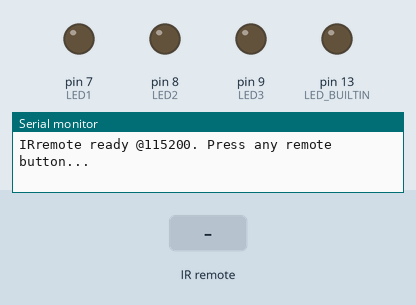
Bench run of a sketch on a simulated Arduino Uno, built with avr-gcc and run on an emulated ATmega328P. Parts: output pins drawn as LEDs (lit = HIGH), the last lines printed to the serial monitor. The inputs (shaded band) are chosen by the test bench.

Above: at 1.2 s.
1.3 s: infrared code 0xFF9867 received
At 2.2 s:
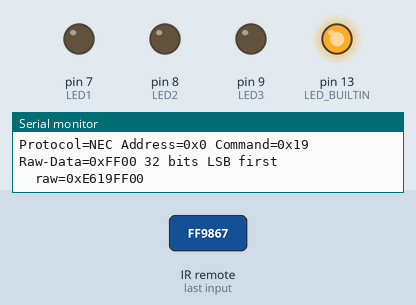
2.8 s: infrared code 0xFFA25D received
At 3.4 s:
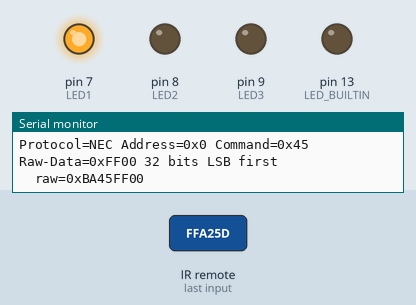
4.3 s: infrared code 0xFFE21D received
At 5.5 s:
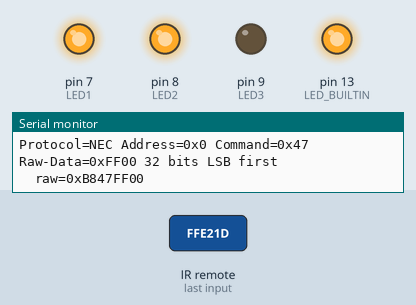
5.8 s: infrared code 0xFF02FD received
At 6.8 s:
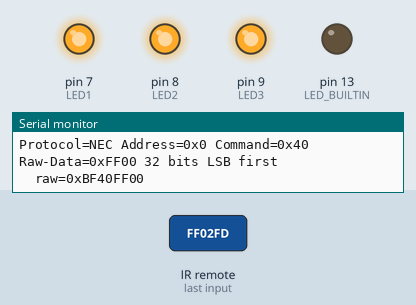
7.3 s: infrared code 0xFF22DD received
At 8.0 s:
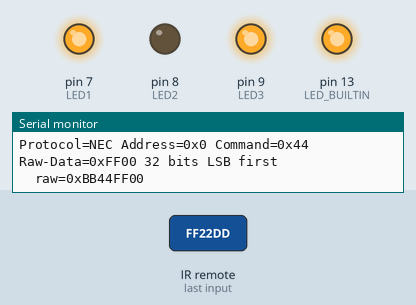
8.8 s: infrared code 0xFF629D received
At 9.1 s:
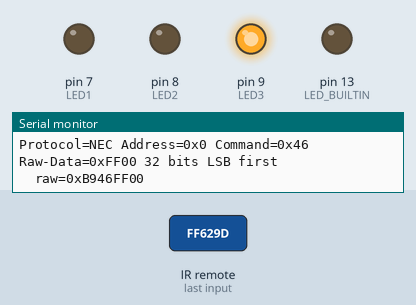
Timing chart, 0 to 11.3 s (numbered marks = the images above; inputs shaded):
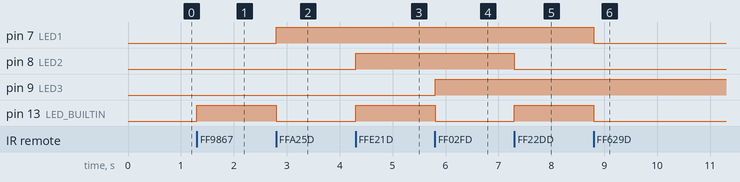

The sketch:

Remote.ino
```cpp
// === IRremote (v3/v4) + 115200, UNO/Nano 예제 ===
// 배선: IR 수신기 OUT -> A0, VCC -> 5V, GND -> GND
// LED: D7, D8, D9

#include <IRremote.hpp>

// -------------------- 핀 설정 --------------------
const int RECV_PIN = A0;   // 필요시 D2/D3로 바꿔 테스트
const int LED1     = 7;
const int LED2     = 8;
const int LED3     = 9;

// -------------------- 리모컨 코드 상수 --------------------
// 1) 먼저 스케치를 올리고 시리얼(115200)에서 수신 값을 확인하세요.
// 2) 아래 상수들을 당신 리모컨 값으로 교체하세요.

// (권장) NEC 프로토콜일 때 command 값(1바이트)으로 분기
const uint8_t CMD_LED1_ON  = 0x45;  // ⬅️ 시리얼에서 본 command로 교체
const uint8_t CMD_LED1_OFF = 0x46;  // ⬅️ 교체
const uint8_t CMD_LED2_ON  = 0x47;  // ⬅️ 교체
const uint8_t CMD_LED2_OFF = 0x44;  // ⬅️ 교체
const uint8_t CMD_LED3_ON  = 0x40;  // ⬅️ 교체
const uint8_t CMD_LED3_OFF = 0x43;  // ⬅️ 교체

// (옵션) 프로토콜 혼재시 raw 데이터(32비트)로 분기하고 싶을 때
const uint32_t RAW_LED1_ON  = 0xFF9867; // ⬅️ 필요 시 교체
const uint32_t RAW_LED1_OFF = 0xFFA25D; // ⬅️ 필요 시 교체
const uint32_t RAW_LED2_ON  = 0xFF629D; // ⬅️ 필요 시 교체
const uint32_t RAW_LED2_OFF = 0xFFE21D; // ⬅️ 필요 시 교체
const uint32_t RAW_LED3_ON  = 0xFF22DD; // ⬅️ 필요 시 교체
const uint32_t RAW_LED3_OFF = 0xFF02FD; // ⬅️ 필요 시 교체

void setup() {
  Serial.begin(115200);
  IrReceiver.begin(RECV_PIN, ENABLE_LED_FEEDBACK); // 탭(세션)에서만 LED 피드백
  pinMode(LED1, OUTPUT);
  pinMode(LED2, OUTPUT);
  pinMode(LED3, OUTPUT);
  pinMode(LED_BUILTIN, OUTPUT);

  digitalWrite(LED1, LOW);
  digitalWrite(LED2, LOW);
  digitalWrite(LED3, LOW);

  Serial.println(F("IRremote ready @115200. Press any remote button..."));
}

void loop() {
  if (!IrReceiver.decode()) return;

  // --- 디버그 출력: 프로토콜/주소/커맨드/리핏 + raw 값 ---
  IrReceiver.printIRResultShort(&Serial);
  Serial.print(F("  raw=0x"));
  Serial.println(IrReceiver.decodedIRData.decodedRawData, HEX);

  auto &d = IrReceiver.decodedIRData;

  // 리핏 프레임(버튼 길게 누름 시) 무시하고 싶다면:
  if (d.flags & IRDATA_FLAGS_IS_REPEAT) {
    IrReceiver.resume();
    return;
  }

  // === (1) NEC 프로토콜 + command로 분기 (권장) ===
  if (d.protocol == NEC) {
    switch (d.command) {
      case CMD_LED1_ON:  digitalWrite(LED1, HIGH); break;
      case CMD_LED1_OFF: digitalWrite(LED1, LOW);  break;
      case CMD_LED2_ON:  digitalWrite(LED2, HIGH); break;
      case CMD_LED2_OFF: digitalWrite(LED2, LOW);  break;
      case CMD_LED3_ON:  digitalWrite(LED3, HIGH); break;
      case CMD_LED3_OFF: digitalWrite(LED3, LOW);  break;
      default: break;
    }
  }

  // === (2) (옵션) raw 데이터로 분기 ===
  switch (d.decodedRawData) {
    case RAW_LED1_ON:  digitalWrite(LED1, HIGH); break;
    case RAW_LED1_OFF: digitalWrite(LED1, LOW);  break;
    case RAW_LED2_ON:  digitalWrite(LED2, HIGH); break;
    case RAW_LED2_OFF: digitalWrite(LED2, LOW);  break;
    case RAW_LED3_ON:  digitalWrite(LED3, HIGH); break;
    case RAW_LED3_OFF: digitalWrite(LED3, LOW);  break;
    default: break;
  }

  // 수신 확인용 내장 LED 토글
  digitalWrite(LED_BUILTIN, !digitalRead(LED_BUILTIN));

  IrReceiver.resume(); // 다음 신호 수신 준비
}
```

Measured:
- after the input at 1.3 s, pin 13 (LED_BUILTIN): LOW → HIGH at once
- after the input at 2.8 s, pin 7 (LED1): LOW → HIGH at once; pin 13 (LED_BUILTIN): HIGH → LOW at once
- after the input at 4.3 s, pin 8 (LED2), pin 13 (LED_BUILTIN): LOW → HIGH at once
- after the input at 5.8 s, pin 9 (LED3): LOW → HIGH at once; pin 13 (LED_BUILTIN): HIGH → LOW at once
- after the input at 7.3 s, pin 8 (LED2): HIGH → LOW at once; pin 13 (LED_BUILTIN): LOW → HIGH at once
- after the input at 8.8 s, pin 7 (LED1), pin 13 (LED_BUILTIN): HIGH → LOW at once
